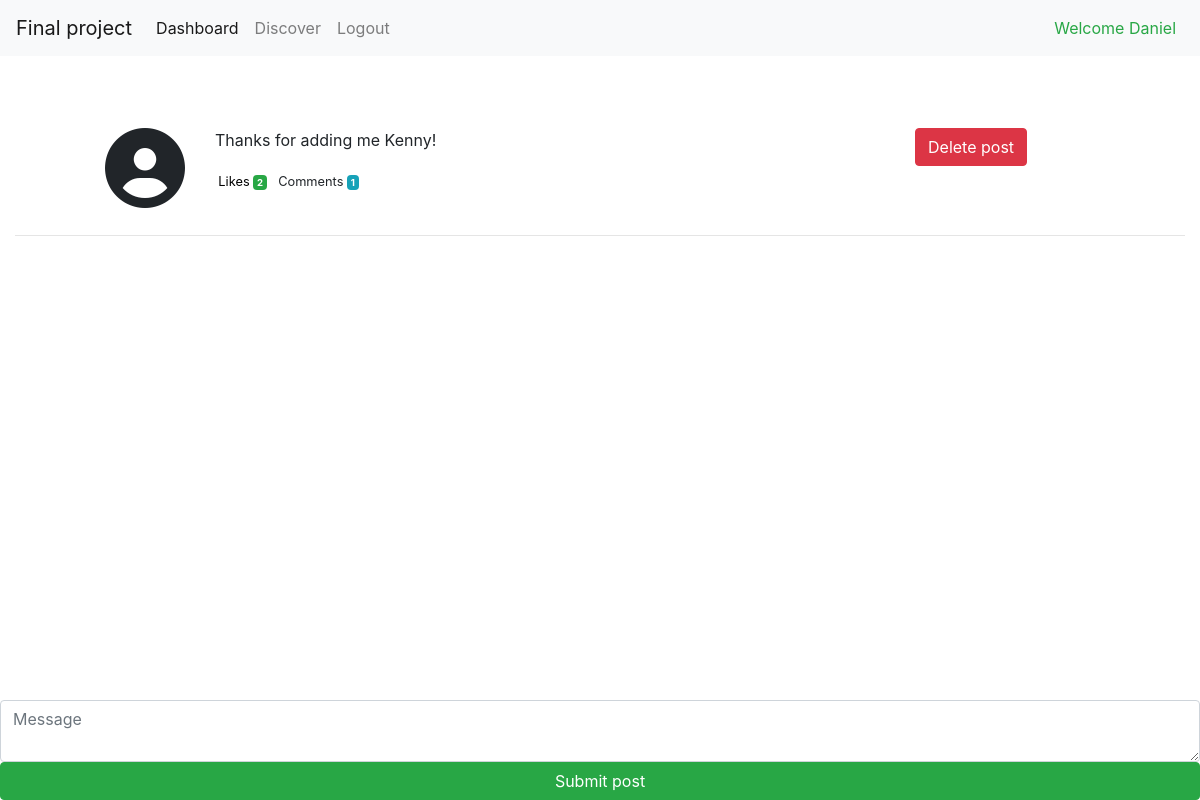
Screenshot of /dashboard/post (signed in) with the database file from the repository.
### discover/models.py (models this page shows, shortened)
class Post(models.Model):
	userid = models.ForeignKey(User, on_delete=models.CASCADE)
	likes = models.IntegerField(default=0)
	comments = models.IntegerField(default=0)
	post = models.CharField(max_length = 500)
	date = models.DateField(auto_now = True)

### dashboard/views.py (the view)
# urls.py: path('post', views.post, name='post'),
def post(request):
	context = {
		'posts': Post.objects.all()
	}
	return render(request, 'dashboard/post.html', context)

### dashboard/templates/dashboard/post.html (shortened to what this page needs)
{% extends 'dashboard/layout.html' %}
{% load static %}
{% block content %}
	{% for post in posts %}
		{% if post.userid == request.user %}
			<div class="row post-container">
				<div class="col-lg-2">
					<i class="fas fa-user-circle fa-5x float-right cursor"></i>
					</div>
				<div class="col-lg-7">
					<p>{{post.post}}</p>
					<small class="post-stats cursor"><a style="color: black;" href="{% url 'people_who_liked' id=post.id %}">Likes</a> <span class="badge badge-success">{{post.likes}}</span></small>
					<small class="post-stats cursor">Comments <span class="badge badge-info">{{post.comments}}</span></small>
				</div>
				<div class="col-lg-3">
					<form method="post" action="{% url 'delete_post' id=post.id %}">
						<button class="btn btn-danger">Delete post</button>
					</form>
				</div>
			</div>
			<hr>
		{% endif %}
	{% endfor %}
	{% if request.user.is_authenticated%}
		<form class="fixed-bottom" method="post" action="{% url 'submit_post' %}">
			<textarea class="form-control" placeholder="Message" maxlength="500" name="post" required></textarea>
			<button type="submit" class="btn btn-success" style="width: 100%;">Submit post</button>
		</form>
	{% endif %}
{% endblock %}

### dashboard/templates/dashboard/layout.html (shortened to what this page needs)
<!DOCTYPE html>
{% load static %}
<html>
	<head>
		<link rel="stylesheet" type="text/css" href="{% static 'css/main.css' %}">
		<link rel="stylesheet" href="https://stackpath.bootstrapcdn.com/bootstrap/4.5.0/css/bootstrap.min.css">
	</head>
	<body>
		{% if request.user.username %}
			<nav class="navbar navbar-expand-lg navbar-light bg-light">
				<a class="navbar-brand" href="#">Final project</a>
			  	<div class="collapse navbar-collapse" id="navbarSupportedContent">
			    	<ul class="navbar-nav mr-auto">
			    		<li class="nav-item active">
			        		<a class="nav-link" href="{% url 'dashboard' %}">Dashboard</a>
			      		</li>
			      		<li class="nav-item">
			        		<a class="nav-link" href="{% url 'discover' %}">Discover</a>
			      		</li>
			      		<li class="nav-item"><a class="nav-link" href="{% url 'logout' %}">Logout</a></li>
			    	</ul>
			    	<ul class="navbar-nav">
			    		<li class="nav-item"><a class="text-success nav-link" href="#">Welcome {{request.user.username}}</a></li>
			    	</ul>
			  	</div>
			</nav>
		{% endif %}
		<div class="container-fluid" style="padding-top: 5%">
			{% block content %}
			{% endblock %}
		</div>
	</body>
</html>

### static/css/main.css (style rules this page uses)
html, body { margin: 0 !important; padding: 0 !important; }
body { overflow-x: hidden; }
a { text-decoration: none !important; }
.cursor { cursor: pointer; }
.post-stats { padding: 0 0.5%; }
.post-container { padding: 1% 0; }

### rows the page displays
Post: post "Thanks for adding me Kenny!", likes "2", comments "1"

### other values shown
{{ request.user.username }} "Daniel"
